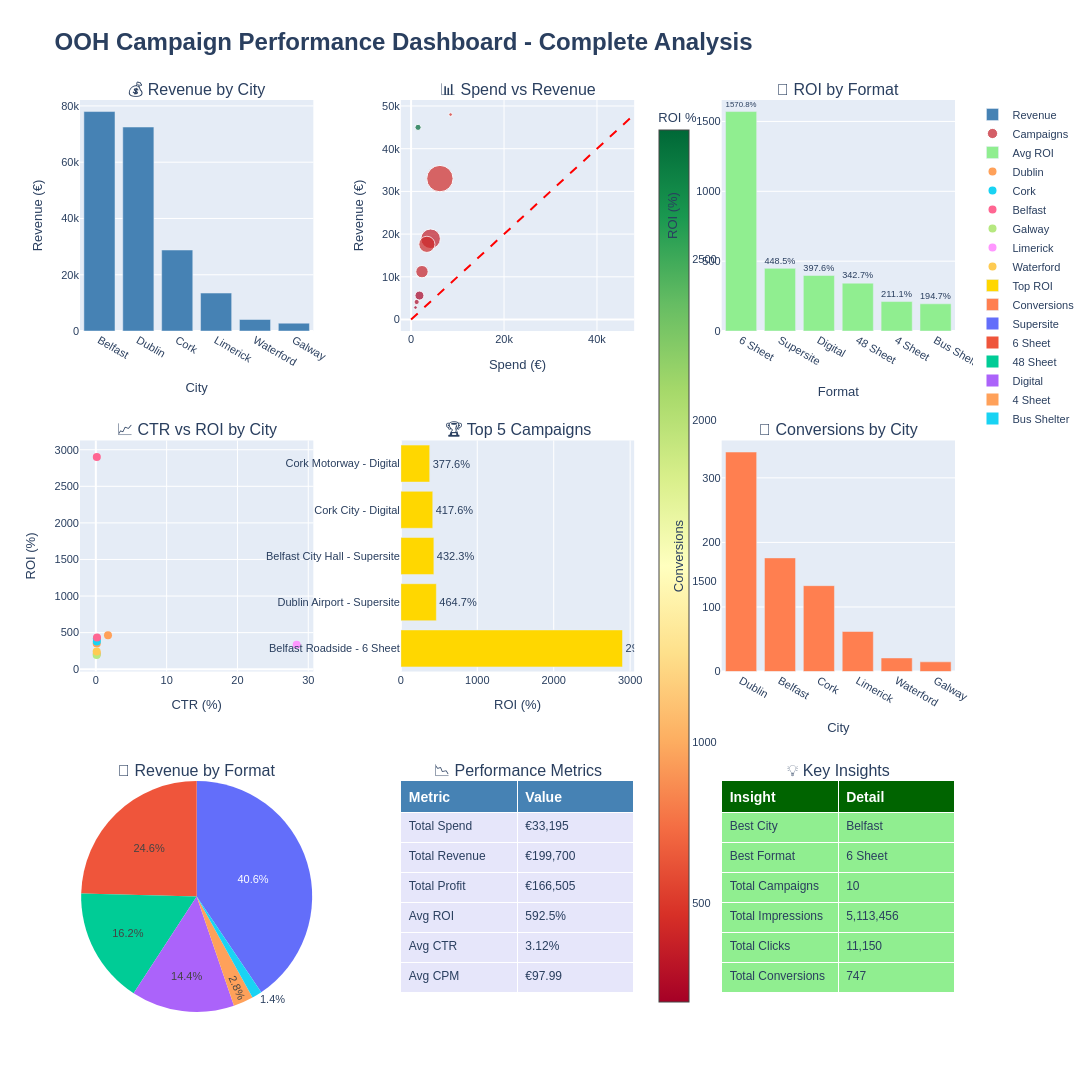

The notebook cell this image was saved under:
### Code cell
# Create 3x3 subplot grid
fig = make_subplots(
    rows=3, cols=3,
    subplot_titles=(
        '💰 Revenue by City',
        '📊 Spend vs Revenue',
        '🎯 ROI by Format',
        '📈 CTR vs ROI by City',
        '🏆 Top 5 Campaigns',
        '📍 Conversions by City',
        '🎨 Revenue by Format',
        '📉 Performance Metrics',
        '💡 Key Insights'
    ),
    specs=[
        [{'type': 'bar'}, {'type': 'scatter'}, {'type': 'bar'}],
        [{'type': 'scatter'}, {'type': 'bar'}, {'type': 'bar'}],
        [{'type': 'pie'}, {'type': 'table'}, {'type': 'table'}]
    ],
    vertical_spacing=0.12,
    horizontal_spacing=0.10
)

# ===== ROW 1, COL 1: Revenue by City =====
city_revenue = df.groupby('city')['revenue'].sum().reset_index().sort_values('revenue', ascending=False)

fig.add_trace(
    go.Bar(
        x=city_revenue['city'],
        y=city_revenue['revenue'],
        name='Revenue',
        marker_color='steelblue'
    ),
    row=1, col=1
)

# ===== ROW 1, COL 2: Spend vs Revenue Scatter =====
fig.add_trace(
    go.Scatter(
        x=df['spend'],
        y=df['revenue'],
        mode='markers',
        marker=dict(
            size=df['impressions']/50000,
            color=df['roi'],
            colorscale='RdYlGn',
            showscale=True,
            colorbar=dict(title="ROI %", x=0.65)
        ),
        text=df['campaign_name'],
        name='Campaigns'
    ),
    row=1, col=2
)

# Add break-even line
max_val = max(df['spend'].max(), df['revenue'].max())
fig.add_trace(
    go.Scatter(
        x=[0, max_val],
        y=[0, max_val],
        mode='lines',
        line=dict(color='red', dash='dash'),
        name='Break-even',
        showlegend=False
    ),
    row=1, col=2
)

# ===== ROW 1, COL 3: ROI by Format =====
format_roi = df.groupby('format')['roi'].mean().reset_index().sort_values('roi', ascending=False)

fig.add_trace(
    go.Bar(
        x=format_roi['format'],
        y=format_roi['roi'],
        name='Avg ROI',
        marker_color='lightgreen',
        text=format_roi['roi'].round(1),
        texttemplate='%{text}%',
        textposition='outside'
    ),
    row=1, col=3
)

# ===== ROW 2, COL 1: CTR vs ROI by City =====
for city in df['city'].unique():
    city_data = df[df['city'] == city]
    fig.add_trace(
        go.Scatter(
            x=city_data['ctr'],
            y=city_data['roi'],
            mode='markers',
            name=city,
            marker=dict(size=8),
            showlegend=True
        ),
        row=2, col=1
    )

# ===== ROW 2, COL 2: Top 5 Campaigns =====
top_5 = df.nlargest(5, 'roi')[['campaign_name', 'roi']]
# Shorten campaign names for display
top_5['short_name'] = top_5['campaign_name'].str[:30]

fig.add_trace(
    go.Bar(
        x=top_5['roi'],
        y=top_5['short_name'],
        orientation='h',
        name='Top ROI',
        marker_color='gold',
        text=top_5['roi'].round(1),
        texttemplate='%{text}%',
        textposition='outside'
    ),
    row=2, col=2
)

# ===== ROW 2, COL 3: Conversions by City =====
conversions_city = df.groupby('city')['conversions'].sum().reset_index().sort_values('conversions', ascending=False)

fig.add_trace(
    go.Bar(
        x=conversions_city['city'],
        y=conversions_city['conversions'],
        name='Conversions',
        marker_color='coral'
    ),
    row=2, col=3
)

# ===== ROW 3, COL 1: Revenue by Format (Pie) =====
format_revenue = df.groupby('format')['revenue'].sum().reset_index()

fig.add_trace(
    go.Pie(
        labels=format_revenue['format'],
        values=format_revenue['revenue'],
        name='Format Revenue'
    ),
    row=3, col=1
)

# ===== ROW 3, COL 2: Performance Metrics Table =====
metrics_table = pd.DataFrame({
    'Metric': ['Total Spend', 'Total Revenue', 'Total Profit', 'Avg ROI', 'Avg CTR', 'Avg CPM'],
    'Value': [
        f"€{df['spend'].sum():,.0f}",
        f"€{df['revenue'].sum():,.0f}",
        f"€{df['profit'].sum():,.0f}",
        f"{df['roi'].mean():.1f}%",
        f"{df['ctr'].mean():.2f}%",
        f"€{df['cpm'].mean():.2f}"
    ]
})

fig.add_trace(
    go.Table(
        header=dict(
            values=['<b>Metric</b>', '<b>Value</b>'],
            fill_color='steelblue',
            font=dict(color='white', size=14),
            align='left'
        ),
        cells=dict(
            values=[metrics_table['Metric'], metrics_table['Value']],
            fill_color='lavender',
            font=dict(size=12),
            align='left',
            height=30
        )
    ),
    row=3, col=2
)

# ===== ROW 3, COL 3: Key Insights Table =====
insights = pd.DataFrame({
    'Insight': [
        'Best City',
        'Best Format',
        'Total Campaigns',
        'Total Impressions',
        'Total Clicks',
        'Total Conversions'
    ],
    'Detail': [
        df.groupby('city')['roi'].mean().idxmax(),
        df.groupby('format')['roi'].mean().idxmax(),
        str(len(df)),
        f"{df['impressions'].sum():,.0f}",
        f"{df['clicks'].sum():,.0f}",
        f"{df['conversions'].sum():,.0f}"
    ]
})

fig.add_trace(
    go.Table(
        header=dict(
            values=['<b>Insight</b>', '<b>Detail</b>'],
            fill_color='darkgreen',
            font=dict(color='white', size=14),
            align='left'
        ),
        cells=dict(
            values=[insights['Insight'], insights['Detail']],
            fill_color='lightgreen',
            font=dict(size=12),
            align='left',
            height=30
        )
    ),
    row=3, col=3
)

# ===== Update Layout =====
fig.update_layout(
    title_text="<b>OOH Campaign Performance Dashboard - Complete Analysis</b>",
    title_font_size=24,
    showlegend=True,
    height=1200,
    width=1800,
    font=dict(family="Arial", size=11)
)

# Update axes
fig.update_xaxes(title_text="City", row=1, col=1)
fig.update_yaxes(title_text="Revenue (€)", row=1, col=1)
fig.update_xaxes(title_text="Spend (€)", row=1, col=2)
fig.update_yaxes(title_text="Revenue (€)", row=1, col=2)
fig.update_xaxes(title_text="Format", row=1, col=3)
fig.update_yaxes(title_text="ROI (%)", row=1, col=3)
fig.update_xaxes(title_text="CTR (%)", row=2, col=1)
fig.update_yaxes(title_text="ROI (%)", row=2, col=1)
fig.update_xaxes(title_text="ROI (%)", row=2, col=2)
fig.update_xaxes(title_text="City", row=2, col=3)
fig.update_yaxes(title_text="Conversions", row=2, col=3)

# Show and save
fig.show()
fig.write_html('FINAL_DASHBOARD.html')
print("\n🎉 ✅ FINAL DASHBOARD SAVED: FINAL_DASHBOARD.html")

### Figure 1 — Plotly figure (JSON) as saved in the notebook; plotly's stock layout.template omitted (floating-point values rounded to 4 significant figures)
{"data": [{"marker": {"color": "steelblue"}, "name": "Revenue", "type": "bar", "x": ["Belfast", "Dublin", "Cork", "Limerick", "Waterford", "Galway"], "xaxis": "x", "y": [78000, 72500, 28800, 13500, 4100, 2800], "yaxis": "y"}, {"marker": {"color": [350.0, 377.6, 2900.0, 464.7, 194.7, 335.5, 211.1, 417.6, 432.3, 241.7], "colorbar": {"title": {"text": "ROI %"}, "x": 0.65}, "colorscale": [[0, "rgb(165,0,38)"], [0.1, "rgb(215,48,39)"], [0.2, "rgb(244,109,67)"], [0.3, "rgb(253,174,97)"], [0.4, "rgb(254,224,139)"], [0.5, "rgb(255,255,191)"], [0.6, "rgb(217,239,139)"], [0.7, "rgb(166,217,106)"], [0.8, "rgb(102,189,99)"], [0.9, "rgb(26,152,80)"], [1, "rgb(0,104,55)"]], "showscale": true, "size": [19.6, 12.4, 6.2, 3.6, 3.6, 0.06912, 9.0, 16.2, 26.4, 5.2]}, "mode": "markers", "name": "Campaigns", "text": ["Dublin City Centre - 48 Sheet", "Cork Motorway - Digital", "Belfast Roadside - 6 Sheet", "Dublin Airport - Supersite", "Galway City - Bus Shelter", "Limerick Retail - 48 Sheet", "Dublin DART - 4 Sheet", "Cork City - Digital", "Belfast City Hall - Supersite", "Waterford Retail Park - 6 Sheet"], "type": "scatter", "x": [4200, 2345, 1500, 8500, 950, 3100, 1800, 3400, 6200, 1200], "xaxis": "x2", "y": [18900, 11200, 45000, 48000, 2800, 13500, 5600, 17600, 33000, 4100], "yaxis": "y2"}, {"line": {"color": "red", "dash": "dash"}, "mode": "lines", "name": "Break-even", "showlegend": false, "type": "scatter", "x": [0, 48000], "xaxis": "x2", "y": [0, 48000], "yaxis": "y2"}, {"marker": {"color": "lightgreen"}, "name": "Avg ROI", "text": [1571.0, 448.5, 397.6, 342.7, 211.1, 194.7], "textposition": "outside", "texttemplate": "%{text}%", "type": "bar", "x": ["6 Sheet", "Supersite", "Digital", "48 Sheet", "4 Sheet", "Bus Shelter"], "xaxis": "x3", "y": [1571.0, 448.5, 397.6, 342.7, 211.1, 194.7], "yaxis": "y3"}, {"marker": {"size": 8}, "mode": "markers", "name": "Dublin", "showlegend": true, "type": "scatter", "x": [0.13, 1.72, 0.14], "xaxis": "x4", "y": [350.0, 464.7, 211.1], "yaxis": "y4"}, {"marker": {"size": 8}, "mode": "markers", "name": "Cork", "showlegend": true, "type": "scatter", "x": [0.14, 0.14], "xaxis": "x4", "y": [377.6, 417.6], "yaxis": "y4"}, {"marker": {"size": 8}, "mode": "markers", "name": "Belfast", "showlegend": true, "type": "scatter", "x": [0.14, 0.17], "xaxis": "x4", "y": [2900.0, 432.3], "yaxis": "y4"}, {"marker": {"size": 8}, "mode": "markers", "name": "Galway", "showlegend": true, "type": "scatter", "x": [0.12], "xaxis": "x4", "y": [194.7], "yaxis": "y4"}, {"marker": {"size": 8}, "mode": "markers", "name": "Limerick", "showlegend": true, "type": "scatter", "x": [28.36], "xaxis": "x4", "y": [335.5], "yaxis": "y4"}, {"marker": {"size": 8}, "mode": "markers", "name": "Waterford", "showlegend": true, "type": "scatter", "x": [0.12], "xaxis": "x4", "y": [241.7], "yaxis": "y4"}, {"marker": {"color": "gold"}, "name": "Top ROI", "orientation": "h", "text": [2900.0, 464.7, 432.3, 417.6, 377.6], "textposition": "outside", "texttemplate": "%{text}%", "type": "bar", "x": [2900.0, 464.7, 432.3, 417.6, 377.6], "xaxis": "x5", "y": ["Belfast Roadside - 6 Sheet", "Dublin Airport - Supersite", "Belfast City Hall - Supersite", "Cork City - Digital", "Cork Motorway - Digital"], "yaxis": "y5"}, {"marker": {"color": "coral"}, "name": "Conversions", "type": "bar", "x": ["Dublin", "Belfast", "Cork", "Limerick", "Waterford", "Galway"], "xaxis": "x6", "y": [340, 176, 133, 62, 21, 15], "yaxis": "y6"}, {"domain": {"x": [0, 0.2667], "y": [0, 0.2533]}, "labels": ["4 Sheet", "48 Sheet", "6 Sheet", "Bus Shelter", "Digital", "Supersite"], "name": "Format Revenue", "type": "pie", "values": [5600, 32400, 49100, 2800, 28800, 81000]}, {"cells": {"align": "left", "fill": {"color": "lavender"}, "font": {"size": 12}, "height": 30, "values": [["Total Spend", "Total Revenue", "Total Profit", "Avg ROI", "Avg CTR", "Avg CPM"], ["€33,195", "€199,700", "€166,505", "592.5%", "3.12%", "€97.99"]]}, "domain": {"x": [0.3667, 0.6333], "y": [0, 0.2533]}, "header": {"align": "left", "fill": {"color": "steelblue"}, "font": {"color": "white", "size": 14}, "values": ["<b>Metric</b>", "<b>Value</b>"]}, "type": "table"}, {"cells": {"align": "left", "fill": {"color": "lightgreen"}, "font": {"size": 12}, "height": 30, "values": [["Best City", "Best Format", "Total Campaigns", "Total Impressions", "Total Clicks", "Total Conversions"], ["Belfast", "6 Sheet", "10", "5,113,456", "11,150", "747"]]}, "domain": {"x": [0.7333, 1], "y": [0, 0.2533]}, "header": {"align": "left", "fill": {"color": "darkgreen"}, "font": {"color": "white", "size": 14}, "values": ["<b>Insight</b>", "<b>Detail</b>"]}, "type": "table"}], "layout": {"annotations": [{"font": {"size": 16}, "showarrow": false, "text": "💰 Revenue by City", "x": 0.1333, "xanchor": "center", "xref": "paper", "y": 1, "yanchor": "bottom", "yref": "paper"}, {"font": {"size": 16}, "showarrow": false, "text": "📊 Spend vs Revenue", "x": 0.5, "xanchor": "center", "xref": "paper", "y": 1, "yanchor": "bottom", "yref": "paper"}, {"font": {"size": 16}, "showarrow": false, "text": "🎯 ROI by Format", "x": 0.8667, "xanchor": "center", "xref": "paper", "y": 1, "yanchor": "bottom", "yref": "paper"}, {"font": {"size": 16}, "showarrow": false, "text": "📈 CTR vs ROI by City", "x": 0.1333, "xanchor": "center", "xref": "paper", "y": 0.6267, "yanchor": "bottom", "yref": "paper"}, {"font": {"size": 16}, "showarrow": false, "text": "🏆 Top 5 Campaigns", "x": 0.5, "xanchor": "center", "xref": "paper", "y": 0.6267, "yanchor": "bottom", "yref": "paper"}, {"font": {"size": 16}, "showarrow": false, "text": "📍 Conversions by City", "x": 0.8667, "xanchor": "center", "xref": "paper", "y": 0.6267, "yanchor": "bottom", "yref": "paper"}, {"font": {"size": 16}, "showarrow": false, "text": "🎨 Revenue by Format", "x": 0.1333, "xanchor": "center", "xref": "paper", "y": 0.2533, "yanchor": "bottom", "yref": "paper"}, {"font": {"size": 16}, "showarrow": false, "text": "📉 Performance Metrics", "x": 0.5, "xanchor": "center", "xref": "paper", "y": 0.2533, "yanchor": "bottom", "yref": "paper"}, {"font": {"size": 16}, "showarrow": false, "text": "💡 Key Insights", "x": 0.8667, "xanchor": "center", "xref": "paper", "y": 0.2533, "yanchor": "bottom", "yref": "paper"}], "font": {"family": "Arial", "size": 11}, "height": 1200, "showlegend": true, "title": {"font": {"size": 24}, "text": "<b>OOH Campaign Performance Dashboard - Complete Analysis</b>"}, "width": 1800, "xaxis": {"anchor": "y", "domain": [0, 0.2667], "title": {"text": "City"}}, "xaxis2": {"anchor": "y2", "domain": [0.3667, 0.6333], "title": {"text": "Spend (€)"}}, "xaxis3": {"anchor": "y3", "domain": [0.7333, 1], "title": {"text": "Format"}}, "xaxis4": {"anchor": "y4", "domain": [0, 0.2667], "title": {"text": "CTR (%)"}}, "xaxis5": {"anchor": "y5", "domain": [0.3667, 0.6333], "title": {"text": "ROI (%)"}}, "xaxis6": {"anchor": "y6", "domain": [0.7333, 1], "title": {"text": "City"}}, "yaxis": {"anchor": "x", "domain": [0.7467, 1], "title": {"text": "Revenue (€)"}}, "yaxis2": {"anchor": "x2", "domain": [0.7467, 1], "title": {"text": "Revenue (€)"}}, "yaxis3": {"anchor": "x3", "domain": [0.7467, 1], "title": {"text": "ROI (%)"}}, "yaxis4": {"anchor": "x4", "domain": [0.3733, 0.6267], "title": {"text": "ROI (%)"}}, "yaxis5": {"anchor": "x5", "domain": [0.3733, 0.6267]}, "yaxis6": {"anchor": "x6", "domain": [0.3733, 0.6267], "title": {"text": "Conversions"}}}}
